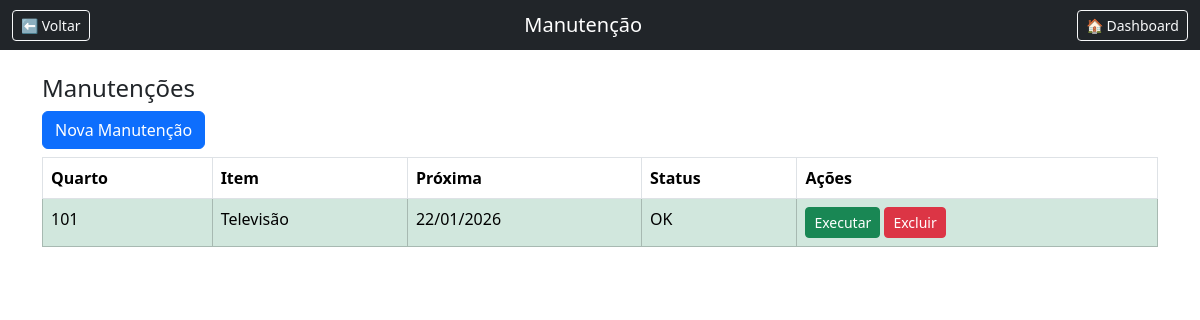
Page /manutencoes/ on the committed database.
### models/manutencao.py (models this page shows, shortened)
class Manutencao(db.Model):
    __tablename__ = "manutencoes"
    id = db.Column(db.Integer, primary_key=True)
    quarto_id = db.Column(
        db.Integer,
        db.ForeignKey("quartos.id"),
        nullable=False
    )
    item_id = db.Column(
        db.Integer,
        db.ForeignKey("itens_manutencao.id"),
        nullable=False
    )
    ultima_manutencao = db.Column(db.Date, nullable=True)
    proxima_manutencao = db.Column(db.Date, nullable=False)
    status = db.Column(db.String(20), default="Pendente")
    item = db.relationship("ItemManutencao", backref="manutencoes")
    def atualizar_status(self):
        hoje = date.today()
        if self.proxima_manutencao < hoje:
            self.status = "Atrasado"
        elif self.proxima_manutencao == hoje:
            self.status = "Pendente"
        else:
            self.status = "OK"

### models/quarto.py (models this page shows)
class Quarto(db.Model):
    __tablename__ = "quartos"
    id = db.Column(db.Integer, primary_key=True)
    numero = db.Column(db.String(10), nullable=False)
    status = db.Column(db.String(20), default="OK")
    andar_id = db.Column(db.Integer, db.ForeignKey("andares.id"), nullable=False)
    manutencoes = db.relationship(
        "Manutencao",
        backref="quarto",
        lazy=True,
        cascade="all, delete"
    )

### models/item_manutencao.py (models this page shows)
class ItemManutencao(db.Model):
    __tablename__ = "itens_manutencao"
    id = db.Column(db.Integer, primary_key=True)
    nome = db.Column(db.String(100), nullable=False)
    periodicidade_dias = db.Column(db.Integer, nullable=False)

### routes/manutencoes.py (the view)
@manutencoes_bp.route("/")
def listar():
    manutencoes = Manutencao.query.all()
    for m in manutencoes:
        m.atualizar_status()
    db.session.commit()
    return render_template("manutencoes/list.html", manutencoes=manutencoes)

### templates/manutencoes/list.html (shortened to what this page needs)
{% extends "base.html" %}
{% block content %}
<h4>Manutenções</h4>
<a href="{{ url_for('manutencoes.nova') }}" class="btn btn-primary mb-2">
    Nova Manutenção
</a>
<table class="table table-bordered">
    <thead>
        <tr>
            <th>Quarto</th>
            <th>Item</th>
            <th>Próxima</th>
            <th>Status</th>
            <th>Ações</th>
        </tr>
    </thead>
    <tbody>
    {% for m in manutencoes %}
        <tr class="
            {% if m.status == 'OK' %}table-success{% endif %}
        ">
            <td>{{ m.quarto.numero }}</td>
            <td>{{ m.item.nome }}</td>
            <td>{{ m.proxima_manutencao.strftime('%d/%m/%Y') }}</td>
            <td>{{ m.status }}</td>
            <td>
                <a href="{{ url_for('manutencoes.executar', id=m.id) }}"
                   class="btn btn-sm btn-success">
                    Executar
                </a>
                <a href="{{ url_for('manutencoes.excluir', id=m.id) }}"
                   class="btn btn-sm btn-danger"
                   onclick="return confirm('Excluir esta manutenção?')">
                    Excluir
                </a>
            </td>
        </tr>
    {% endfor %}
    </tbody>
</table>
{% endblock %}

### rows in the picture
Manutencao: quarto.numero "101", item.nome "Televisão", proxima_manutencao "22/01/2026", status "OK"
